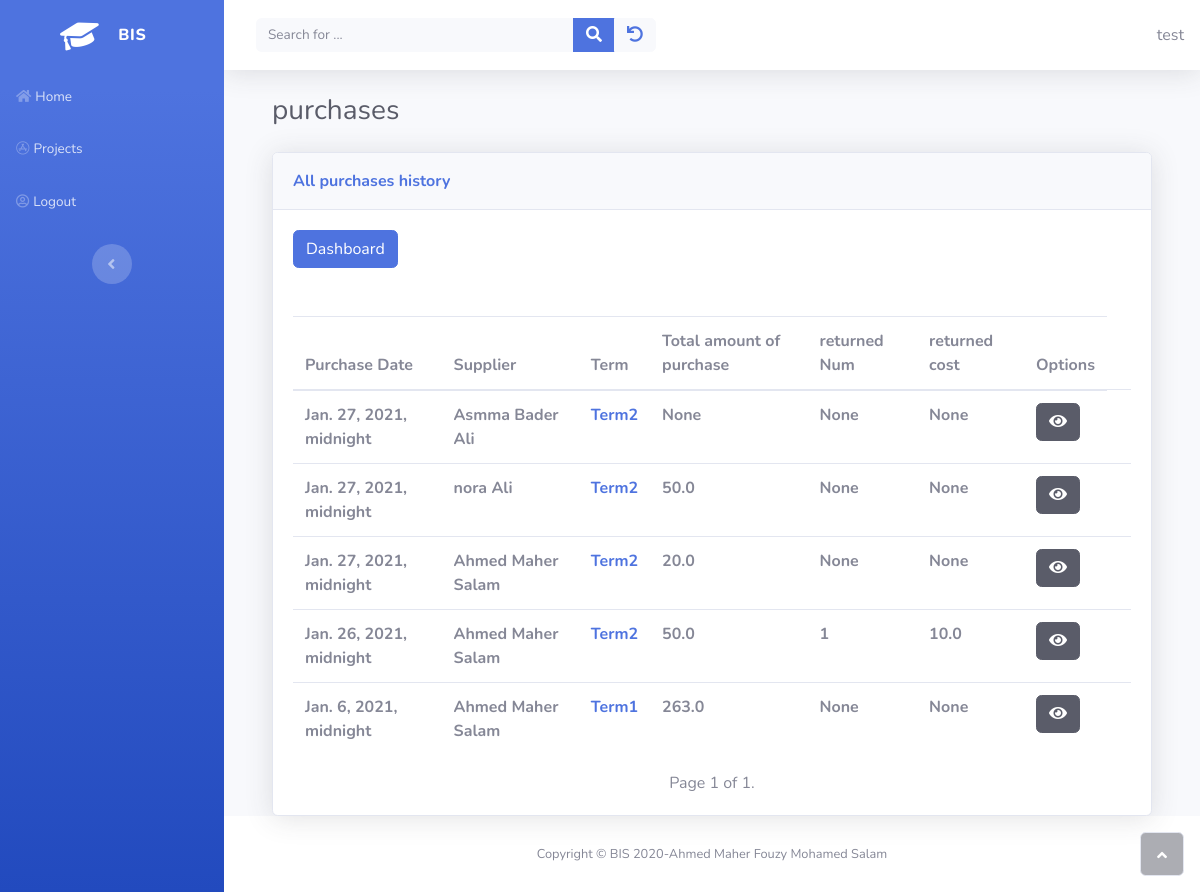
/inventory/list_purchase (signed in), run on an earlier commit of the app's database.
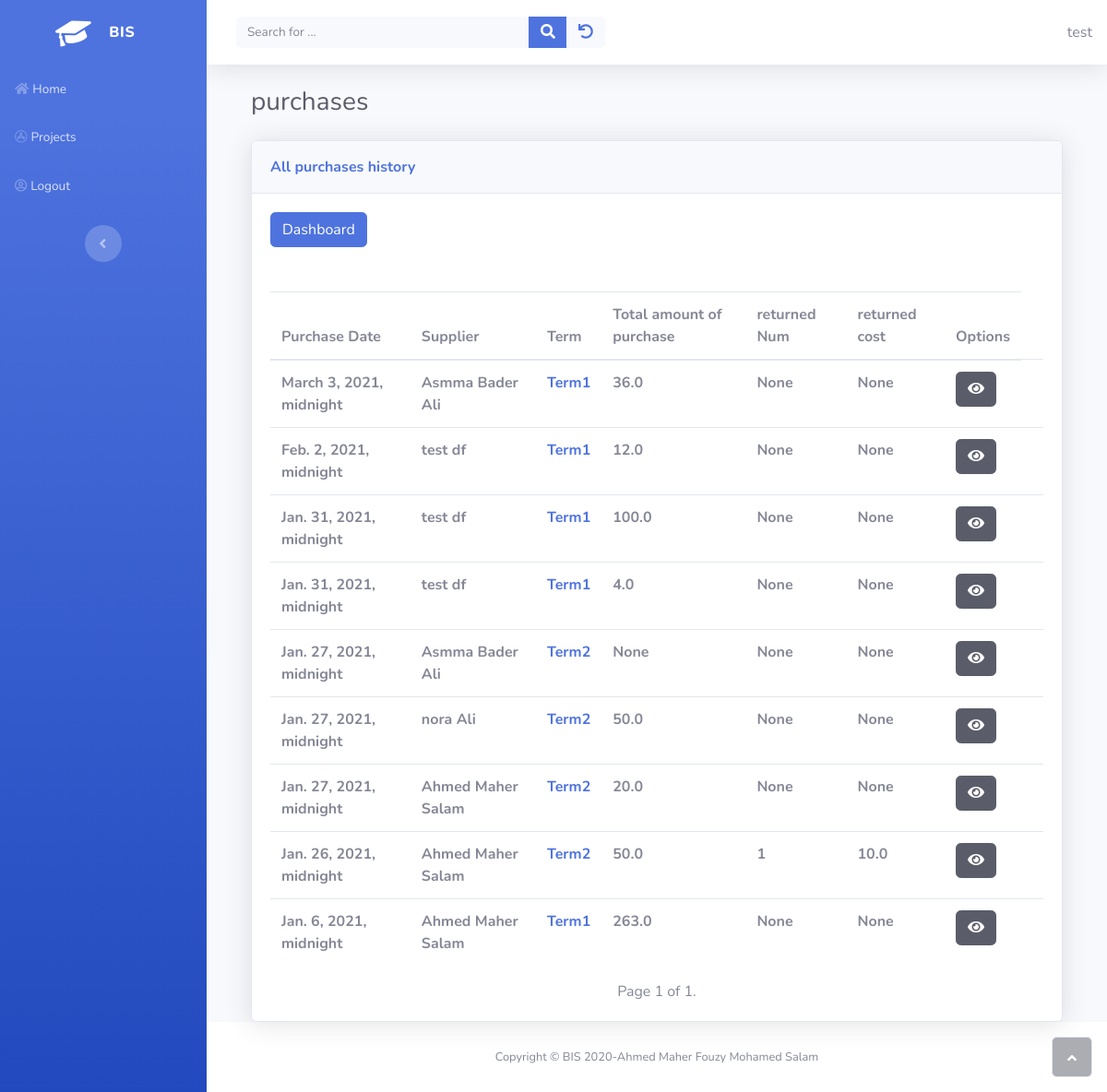
And on a later commit of the database.
### inventory/models.py (models this page shows, shortened)
class PurchaseInventory(models.Model):
    class Status(models.IntegerChoices):
        UNPAID = 0 , _("UNPAID")
        PAID = 1 , _("PAID")
    status = models.IntegerField(choices=Status.choices)
    owner = models.ForeignKey(get_user_model(), on_delete=models.CASCADE)
    num = models.IntegerField()
    purchase_date = models.DateTimeField()
    due_date = models.DateField(
        help_text="optional if you want to specify it by yourself",
        null = True ,
        blank = True,
    )
    supplier = models.ForeignKey(Supplier, on_delete=models.CASCADE)
    term = models.ForeignKey(PaymentSalesTerm, on_delete=models.CASCADE)
    frieght_in = models.FloatField(default=0)
    num_returend = models.IntegerField(blank=True, null=True)
    cost_returned =  models.FloatField(blank=True, null=True)
    total_purchases = models.FloatField(blank=True, null=True)
    net_purchases = models.FloatField(blank=True, null=True)
    total_amount_paid = models.FloatField(blank=True, null=True)
    objects = models.Manager() # the default_managers
    purchases = PurchaseManager()

class PaymentSalesTerm(models.Model):
    class Term(models.IntegerChoices):
        CASH = 0 , _("Pay CASH")
        ON_DEMAND = 1 , _("Cash On Demand")
        DAYS = 2, _("Due in number of days")
        END_OF_MONTH = 3,_("Due at the end of month")
        NEXT_MONTH = 4,_("Due on the next Month")
        OTHER = 5, _("let me specify the due date DD-MM-YYY")
    owner = models.ForeignKey(get_user_model(), on_delete=models.CASCADE)
    config = models.CharField(
        max_length=100,
        help_text="Specify name for this setting"
        )
    terms = models.IntegerField(choices=Term.choices , default=Term.CASH , blank=False)
    num_of_days_due = models.PositiveSmallIntegerField(
        help_text="in case of you want to specify number of days due"
    )
    discount_in_days = models.PositiveSmallIntegerField(
        validators=[MaxValueValidator(32)] ,
        null = True,
        blank = True
    )
    discount_percentage = models.FloatField(
        help_text="Enter discount like this 5%>>will be  5 not 0.05",
    )
    general_ledeger_account = models.ForeignKey('sole_proprietorship.Accounts',on_delete=models.CASCADE)
    def __str__(self):
        return self.config

### suppliers/models.py (models this page shows)
class Supplier(models.Model):
    owner = models.ForeignKey(get_user_model(), on_delete=models.CASCADE)
    first_name  = models.CharField(max_length=50)
    last_name   = models.CharField(max_length=50)
    middle_name = models.CharField(max_length=50 , blank=True , null=False , default=" ")
    @property
    def full_name(self):
        return '%s %s %s' % (self.first_name, self.middle_name , self.last_name)
    def __str__(self):
        return self.full_name

### inventory/views.py (the view)
# urls.py: path('list_purchase' , views.ListPurchaseInventoryView.as_view() , name="list_purchase") ,
class ListPurchaseInventoryView(OwnerListView):
    model = PurchaseInventory
    template_name = "inventory/purchase_list.html"
    paginate_by = 30
    ordering = ["-purchase_date"]

### home/owner.py (called while the page is built)
    def get_queryset(self):
        qs = super(OwnerListView, self).get_queryset()
        return qs.filter(owner=self.request.user)

### inventory/templates/inventory/purchase_list.html (shortened to what this page needs)
{% extends "home/base.html" %}
{% load static %}
{% block content %}
   <div class="container-fluid">
    <h3 class="text-dark mb-4">purchases</h3>
    <div class="card shadow">
        <div class="card-header py-3">
            <p class="text-primary m-0 font-weight-bold">All purchases history</p>
        </div>
        <div class="card-body">
            <a href="{% url 'inventory:purchases_dashboard' %}">
              <button class="btn btn-primary">Dashboard</button>
            </a>
        </div>
        <div class="card-body">
            <div class="table-responsive table mt-2" id="dataTable" role="grid" aria-describedby="dataTable_info">
                <table class="table my-0" id="mydataTable">
                    <thead>
                        <tr>
                            <th>Purchase Date</th>
                            <th>Supplier</th>
                            <th>Term</th>
                            <th>Total amount of purchase</th>
                            <th>returned Num</th>
                            <th>returned cost</th>
                            <th>Options</th>
                        </tr>
                    </thead>
                    <tbody>
                            {% if purchaseinventory_list %}
                            {% for purchase in purchaseinventory_list %}
                            <tr>
                                <td><strong>{{ purchase.purchase_date }}</strong></td>
                                <td><strong>{{ purchase.supplier}}</strong></td>
                                <td>
                                    <strong>
                                        <a href="{% url "inventory:list_term"%}" target="blank">{{ purchase.term}}</a>
                                    </strong>
                                </td>
                                <td><strong>{{ purchase.total_purchases }}</strong></td>
                                <td><strong>{{ purchase.num_returend }}</strong></td>
                                <td><strong>{{ purchase.cost_returned }}</strong></td>
                                <td><a href="{% url "inventory:detail_purchase" purchase.pk %}" target="_blank"><button class="btn btn-dark" type="button"><i class="fa fa-eye"></i></button></a><td/>
                            </tr>
                            {% endfor %}
                          {% else %}
                            <p>There are no accounts in the database.</p>
                          {% endif %}
                    </tbody>
                </table>
            </div>
            {% include 'home/pagination.html' %}
        </div>
    </div>
{% endblock %}

What changed in the data, as far as the page shows it:
added PurchaseInventory: purchase_date "March 3, 2021, midnight", supplier "Asmma Bader Ali", term "Term1", total_purchases "36.0", num_returend "None", cost_returned "None"
added PurchaseInventory: purchase_date "Feb. 2, 2021, midnight", supplier "test df", term "Term1", total_purchases "12.0", num_returend "None", cost_returned "None"
added PurchaseInventory: purchase_date "Jan. 31, 2021, midnight", supplier "test df", term "Term1", total_purchases "100.0", num_returend "None", cost_returned "None"
added PurchaseInventory: purchase_date "Jan. 31, 2021, midnight", supplier "test df", term "Term1", total_purchases "4.0", num_returend "None", cost_returned "None"
